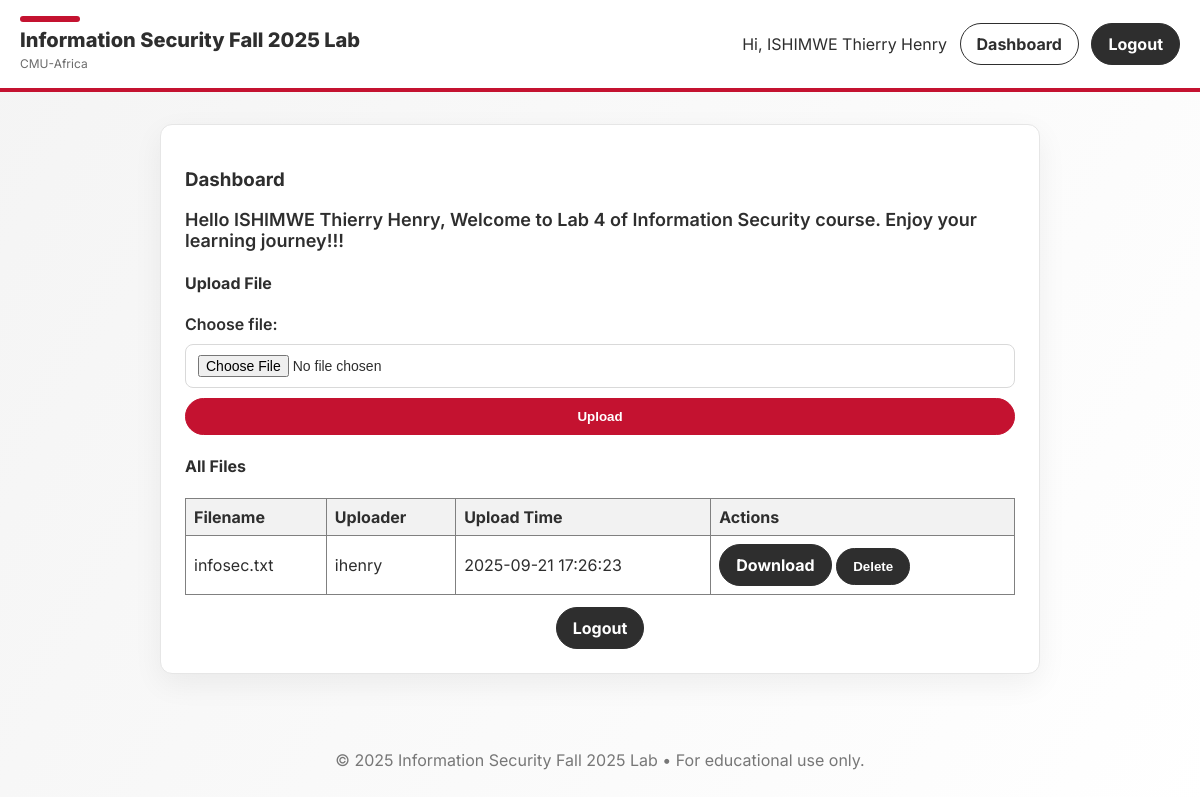
The page /dashboard (signed in) on the database as committed earlier.
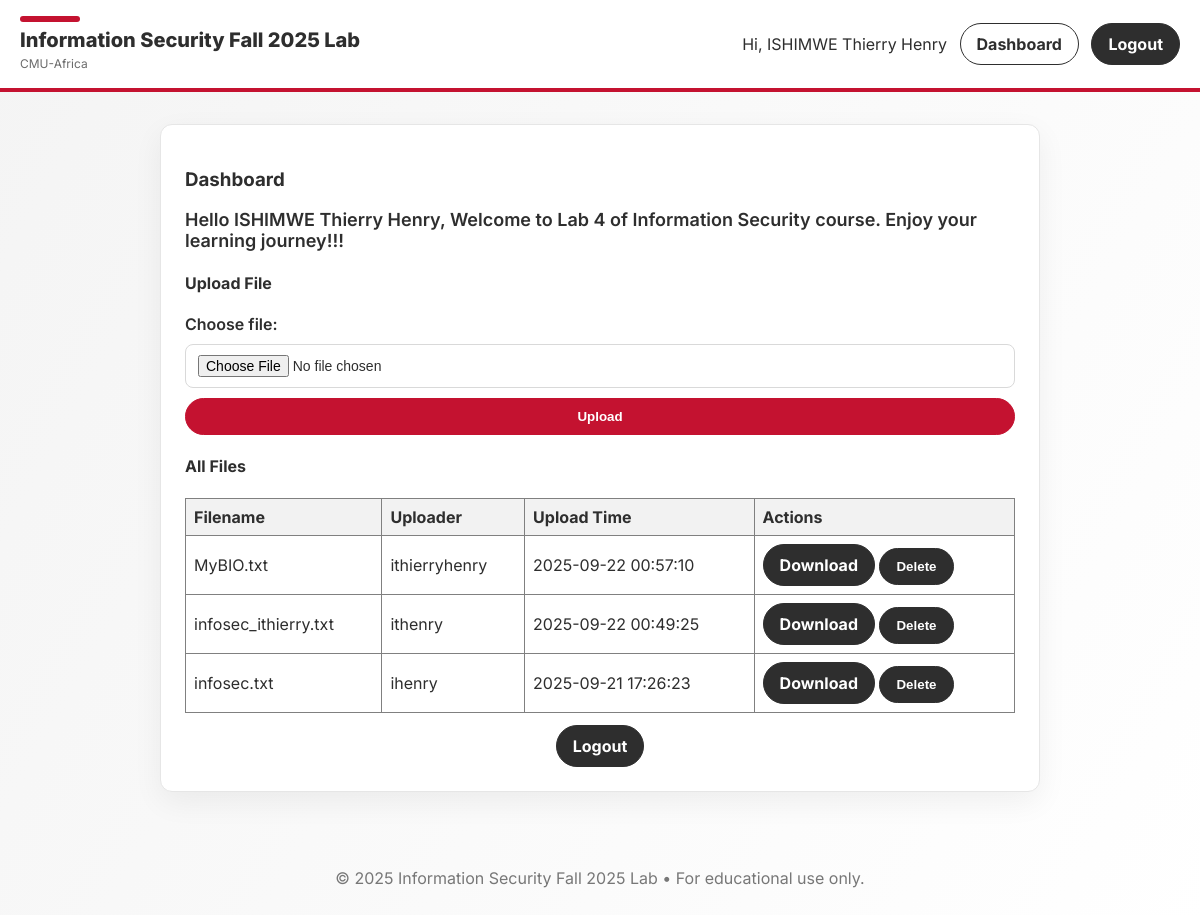
The same page on the database as committed later.
### tables this page shows
CREATE TABLE users (
    id INTEGER PRIMARY KEY AUTOINCREMENT,
    name TEXT NOT NULL,
    andrew_id TEXT UNIQUE NOT NULL,
    password TEXT NOT NULL
);

CREATE TABLE files (
    id INTEGER PRIMARY KEY AUTOINCREMENT,
    filename TEXT NOT NULL,
    uploader_andrewid TEXT NOT NULL,
    upload_timestamp DATETIME DEFAULT CURRENT_TIMESTAMP
);

### app.py (the view)
@app.route("/dashboard")
def dashboard():
    user = who_is_logged_in()
    if not user:
        return redirect(url_for("login"))
    db = get_database()
    all_files = db.execute("SELECT * FROM files ORDER BY upload_timestamp DESC").fetchall()
    db.close()
    welcome_message = f"Hello {user['name']}, Welcome to Lab 4 of Information Security course. Enjoy your learning journey!!!"
    return render_template("dashboard.html", title="Dashboard", greeting=welcome_message, user=user, files=all_files)

### app.py (called while the page is built)
def get_database():
    db = sqlite3.connect("infosec_lab.db")
    db.row_factory = sqlite3.Row
    return db

def who_is_logged_in():
    user_id = session.get("user_id")
    if user_id is None:
        return None
    db = get_database()
    user = db.execute("SELECT * FROM users WHERE id = ?", (user_id,)).fetchone()
    db.close()
    return user

### templates/dashboard.html
{% extends "base.html" %}
{% block content %}
<div class="card">
  <h3>Dashboard</h3>
  <p class="greeting">{{ greeting }}</p>
  <h4>Upload File</h4>
  <form action="{{ url_for('upload_file') }}" method="post" enctype="multipart/form-data" class="form">
    <label for="file">Choose file:</label>
    <input type="file" name="file" id="file" required>
    <button type="submit" class="btn btn-primary">Upload</button>
  </form>
  <h4>All Files</h4>
  {% if files %}
  <table border="1" style="width: 100%; margin-top: 10px;">
    <tr>
      <th>Filename</th>
      <th>Uploader</th>
      <th>Upload Time</th>
      <th>Actions</th>
    </tr>
    {% for file in files %}
    <tr>
      <td>{{ file.filename }}</td>
      <td>{{ file.uploader_andrewid }}</td>
      <td>{{ file.upload_timestamp }}</td>
      <td>
        <a href="{{ url_for('download_file', filename=file.filename) }}" class="btn">Download</a>
        <form method="post" action="{{ url_for('delete_file', filename=file.filename) }}" style="display: inline;">
          <button type="submit" class="btn" onclick="return confirm('Delete this file?')">Delete</button>
        </form>
      </td>
    </tr>
    {% endfor %}
  </table>
  {% else %}
  <p>No files uploaded yet.</p>
  {% endif %}
  <div class="actions">
    <a class="btn" href="{{ url_for('logout') }}">Logout</a>
  </div>
</div>
{% endblock %}

### templates/base.html (shortened to what this page needs)
<!DOCTYPE html>
<html lang="en">
  <head>
    <link
      rel="stylesheet"
      href="{{ url_for('static', filename='style.css') }}"
    />
  </head>
  <body>
    <header class="site-header">
      <div class="brand">
        <div class="cmu-bar"></div>
        <h1>
          <a href="{{ url_for('index') }}"
            >Information Security Fall 2025 Lab</a
          >
        </h1>
        <span class="sub">CMU-Africa</span>
      </div>
      <nav class="nav">
        {% if user %}
        <span class="welcome">Hi, {{ user.name }}</span>
        <a class="btn btn-outline" href="{{ url_for('dashboard') }}"
          >Dashboard</a
        >
        <a class="btn" href="{{ url_for('logout') }}">Logout</a>
        {% else %}
        <a class="btn" href="{{ url_for('login') }}">Login</a>
        <a class="btn btn-outline" href="{{ url_for('register') }}">Register</a>
        {% endif %}
      </nav>
    </header>
    <main class="container">
       {% block content %}{% endblock %}
    </main>
    <footer class="site-footer">
      <p>
        &copy; {{ 2025 }} Information Security Fall 2025 Lab • For educational
        use only.
      </p>
    </footer>
</body>
</html>

### static/style.css (style rules this page uses)
:root { --cmu-red: #C41230; --cmu-charcoal: #2E2E2E; --cmu-gray: #F4F4F4; --white: #FFFFFF; }
* { box-sizing: border-box; }
html, body { margin: 0; padding: 0; font-family: 'Inter', system-ui, -apple-system, Segoe UI, Roboto, Arial, sans-serif; background: linear-gradient(120deg, var(--cmu-gray), #ffffff); color: var(--cmu-charcoal); }
.site-header { background: var(--white); border-bottom: 4px solid var(--cmu-red); padding: 16px 20px; display: flex; align-items: center; justify-content: space-between; position: sticky; top: 0; z-index: 10; }
.brand h1 { margin: 0; font-size: 20px; font-weight: 800; }
.brand h1 a { color: var(--cmu-charcoal); text-decoration: none; }
.brand .sub { font-size: 12px; color: #6b6b6b; }
.cmu-bar { width: 60px; height: 6px; background: var(--cmu-red); border-radius: 3px; margin-bottom: 6px; }
.nav .btn { margin-left: 8px; }
.container { max-width: 920px; margin: 32px auto; padding: 0 20px; }
.card { background: var(--white); border: 1px solid #e6e6e6; border-radius: 12px; padding: 24px; box-shadow: 0 10px 30px rgba(0,0,0,0.06); }
.form { display: grid; grid-template-columns: 1fr; gap: 10px; margin-top: 10px; }
label { font-weight: 600; }
input { padding: 10px 12px; border: 1px solid #d9d9d9; border-radius: 8px; font-size: 14px; }
.btn { display: inline-block; padding: 10px 16px; border-radius: 999px; border: 1px solid var(--cmu-charcoal); background: var(--cmu-charcoal); color: var(--white); text-decoration: none; font-weight: 700; cursor: pointer; }
.btn-outline { background: transparent; color: var(--cmu-charcoal); }
.btn-primary { background: var(--cmu-red); border-color: var(--cmu-red); }
.actions { display: flex; gap: 12px; justify-content: center; margin-top: 12px; }
.greeting { font-size: 18px; font-weight: 600; }
.site-footer { text-align: center; color: #777; padding: 28px 0 40px; }
table { border-collapse: collapse; }
th, td { padding: 8px; text-align: left; }
th { background-color: #f2f2f2; }

Rows that differ between the two databases and show on the page:
added files: filename "MyBIO.txt", uploader_andrewid "ithierryhenry", upload_timestamp "2025-09-22 00:57:10"
added files: filename "infosec_ithierry.txt", uploader_andrewid "ithenry", upload_timestamp "2025-09-22 00:49:25"
